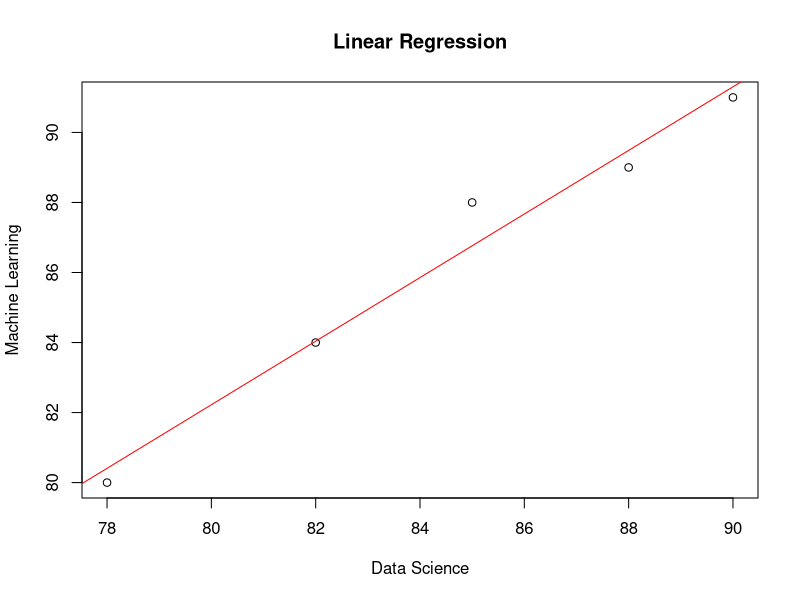

Recreate this plot in R.
# Practical 27: Linear Regression Analysis

# Simple linear regression
x <- c(85, 78, 90, 82, 88)  # Data Science scores
y <- c(88, 80, 91, 84, 89)  # ML scores

# Perform regression
model <- lm(y ~ x)

# Plot the data and regression line
plot(x, y, main = "Linear Regression", 
     xlab = "Data Science", ylab = "Machine Learning")
abline(model, col = "red")

# Print model summary
print(summary(model))